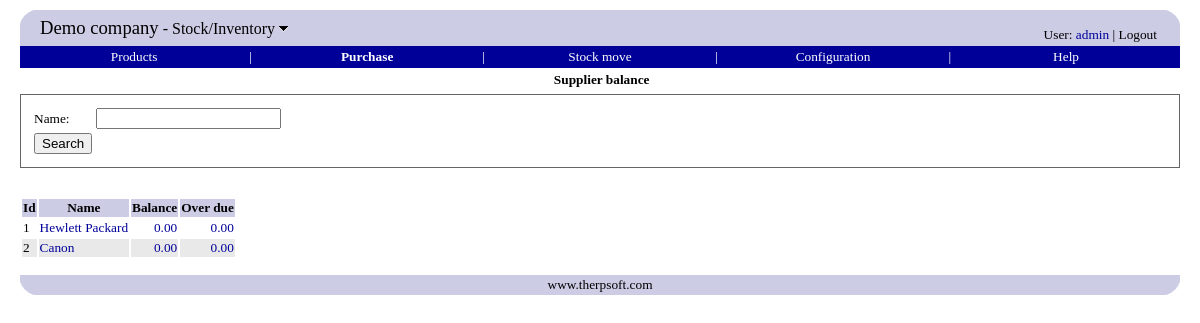
The page /erp/supplier_balance.php (signed in) on the database as committed earlier.
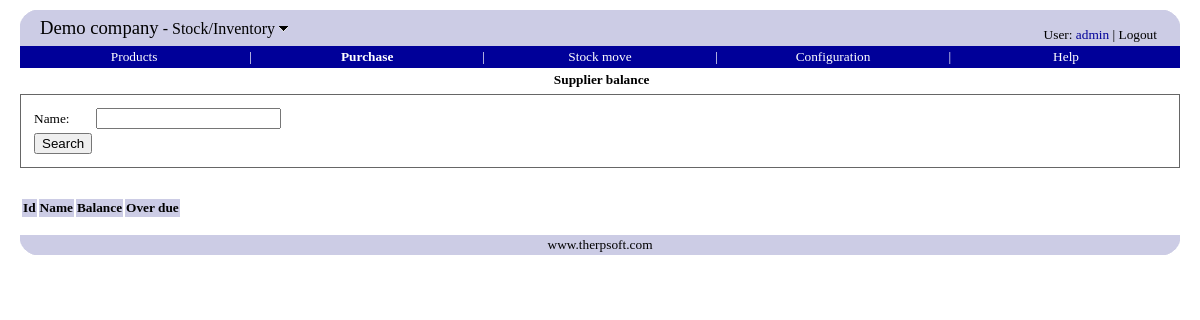
The same page on the database as committed later.
### tables this page shows
CREATE TABLE `companyinfo` (
  `companyname` varchar(80) default NULL,
  `vatnumber` varchar(32) default NULL,
  `streetaddress` varchar(128) default NULL,
  `city` varchar(32) default NULL,
  `zipcode` varchar(20) default NULL,
  `email` varchar(80) default NULL
);

CREATE TABLE `supplier` (
  `supplierid` int(10) unsigned NOT NULL auto_increment,
  `name` varchar(80) NOT NULL default '',
  `email` varchar(80) default NULL,
  streetaddress varchar(120),
  city varchar(80),
  zipcode varchar(16),
  vatnumber varchar(32),
  credit_account integer unsigned,
  credit_length integer unsigned default null,
  dimid integer unsigned not null default '1',
  PRIMARY KEY  (`supplierid`)
);

### include/database.inc.php (called while the page is built, shortened)
<?php
function query($sql)
{
	$q = mysql_query($sql);
	$err = mysql_error();
	return $q;
}
function fetch_array($query)
{
	return mysql_fetch_array($query);
}
function fetch_object($query)
{
	return mysql_fetch_object($query);
}
function num_rows($rs)
{
	return mysql_num_rows($rs);
}
function find($sql, $dummy = false)
{
	$q = query($sql);
	return fetch_object($q);
}
function findValue($sql, $default = null)
{
    $rs = query($sql);
    $row = fetch_array($rs);
    return $row[0];
}
?>

### erp/purchaseorder.inc.php (called while the page is built, shortened)
<?php
function getSupplierBalance($supplierid, $overdue=false)
{
	$sql = "
	select
	  sum(p.amount+p.vat) as topay, sum(a.amount) as payed
	from payable p
	left outer join payment_allocation a on a.payableid=p.payableid
	where supplierid=$supplierid";
	if ($overdue)
		$sql .= " and p.duedate < now()";
	$row = find($sql);
	return $row->topay - $row->payed;
}
?>

### erp/supplier_balance.php (the view, shortened to what this page needs)
<?php
	include('include.php');
	include('purchaseorder.inc.php');
    $name = getParam('name');
	$selectSQL = "
	select
	    c.supplierid,
	    name
	from supplier c
	where name like '$name%'
	";
?>
<head>
</head>
<body>
<?php
menubar('purchase.php');
?>
<form action="supplier_balance.php" method="GET">
<div class="border">
<table>
<tr><td>Name:</td><td><input type="text" name="name" value="<?php echo $name ?>"/></td>
<tr><td><input type="submit" name="search" value="Search" /></td></tr>
</tr>
</table>
</div>
</form>
<table>
<th><?php etr("Id") ?></th>
<th><?php etr("Name") ?></th>
<th><?php etr("Balance") ?></th>
<th><?php etr("Over due") ?></th>
<?php
    $rs = query($selectSQL);
    $class = "odd";
    while ($row = fetch_object($rs)) {
        echo "<tr class='$class'>";
        echo "<td>$row->supplierid</td>";
        echo "<td><a href='supplier.php?supplierid=$row->supplierid'>$row->name</a></td>";
		$href = "payables.php?supplierid=$row->supplierid&unpaid=1";
		echo "<td align=right><a href='$href'>" . formatMoney(getSupplierBalance($row->supplierid)) . "</a></td>";
		echo "<td align=right><a href='$href&overdue=1'>" . formatMoney(getSupplierBalance($row->supplierid, true)) . "</a></td>";
        echo "</tr>";
        $class = ($class == "odd" ? "even" : "odd");
    }
?>
</table>
<?php bottom() ?>
</body>

### include/therp_include.php (shortened to what this page needs)
<?php
include('standard_include.php');
function top0($module = null)
{
	echo "<table cellpadding=0 cellspacing=0 width='100%' border=0>";
	echo "<tr>";
	echo "<td width=20><img src='../images/tl.png'></td>";
	echo "<td rowspan=2 bgColor='#CCCCE5'>";
	$title = tr("Switch module");
	$thERP = findValue("select companyname from companyinfo");
	echo "<span style='font-size: 14pt;'>";
	echo "<a class=logo href='../common/modules.php' title='$title'>$thERP</a></span>";
	if ($module != null) {
		echo "<span style='font-size: 12pt;'>&nbsp;-&nbsp;";
		$onMouseOver = "document.getElementById(\"down\").src=\"../images/down_hover.gif\"";
		$onMouseOut = "document.getElementById(\"down\").src=\"../images/down.gif\"";
		echo "<a class=logo href='../common/modules.php' title='$title' ";
		echo "onMouseOver='$onMouseOver' onMouseOut='$onMouseOut'>";
		echo tr($module);
		echo "&nbsp;<img id=down src='../images/down.gif' border=0 style='position: relative; top: -2'>";
		echo "</a>";
		echo "</span>";
	}
	echo "</td>";
	echo "<td align=right valign=bottom rowspan=2 bgColor='#CCCCE5' style='padding: 3'>";
	echo "<span class=username>";
	$href = '../payroll/selfservice_settings.php';
	echo tr("User") . ": <a href='$href'>" . getUser() . "</a> | <a href='../common/modules.php?logout=true' class=logo>";
	echo tr("Logout") . "</a>";
	echo "</span>\n";
	echo "</td>";
	echo "<td width=20><img src='../images/tr.png'></td>";
	echo "</tr>";
	echo "<tr bgColor='#CCCCE5'>";
	echo "<td>&nbsp;</td>";
	echo "<td>&nbsp;</td>";
	echo "</tr>";
	echo "</table>\n";
}
function bottom()
{
	echo "<br>";
	echo "<table cellpadding=0 cellspacing=0 width='100%' border=0>";
	echo "<tr>";
	echo "<td width=20><img src='../images/bl.png'></td>";
	echo "<td bgColor='#CCCCE5' align=center><a href='http://www.therpsoft.com' class=logo>www.therpsoft.com</a></td>";
	echo "<td width=20><img src='../images/br.png'></td>";
	echo "</tr>";
	echo "</table>";
}
function menu($href, $text, $width, $hasNext, $currentHref)
{
	$current = $href == $currentHref;
	$class = $current ? 'menubar_current' : 'menubar';
	echo "<td width='$width%' align='center'><a class=$class href='$href'>" . tr($text) . "</a></td>\n";
	if ($hasNext)
		echo "<td>|</td>";
}
?>

Rows that differ between the two databases and show on the page:
removed supplier: supplierid "1", name "Hewlett Packard", supplierid "0.00"
removed supplier: supplierid "2", name "Canon", supplierid "0.00"
